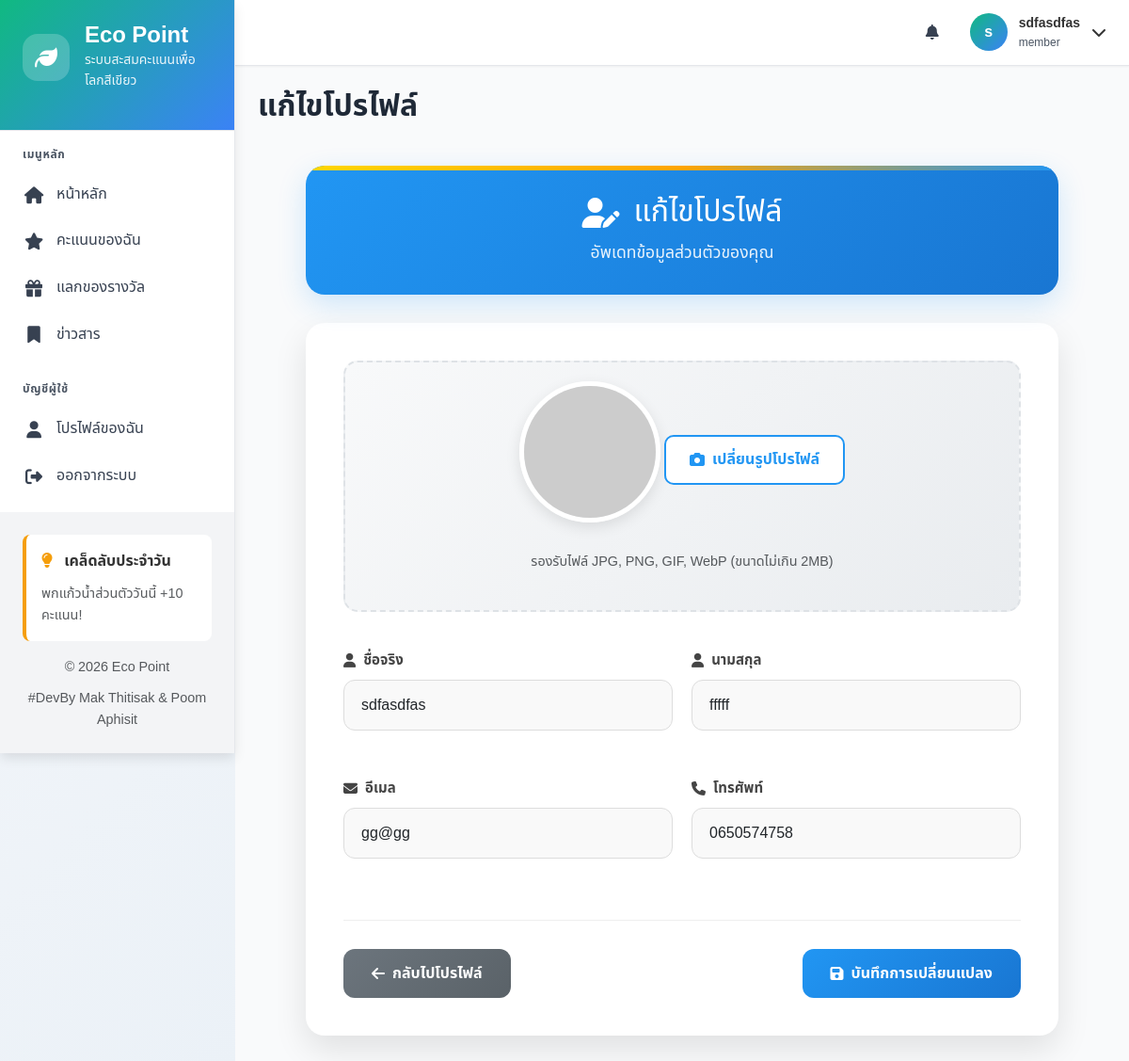
Page /ecopoint/index.php?page=edit-profile (signed in) on the committed database.
### tables this page shows
CREATE TABLE `users` (
  `uid` int(6) UNSIGNED ZEROFILL NOT NULL,
  `firstname` varchar(225) NOT NULL,
  `lastname` varchar(225) NOT NULL,
  `username` varchar(225) NOT NULL,
  `password` varchar(225) NOT NULL,
  `phone` varchar(20) NOT NULL,
  `email` varchar(225) NOT NULL,
  `image` varchar(225) DEFAULT 'no-profile.png',
  `u_total_point` int(225) NOT NULL DEFAULT 10,
  `u_role` varchar(20) NOT NULL DEFAULT 'member',
  `u_deta` timestamp NOT NULL DEFAULT current_timestamp(),
  `u_noti` int(2) NOT NULL DEFAULT 1
);

### ecopoint/pages/edit-profile.php (the view, shortened to what this page needs)
<?php
$user_id = $_SESSION['uid'];
$user = null;
if (isset($conn)) {
    $stmt = $conn->prepare("SELECT * FROM users WHERE uid = ?");
    if ($stmt) {
        $stmt->bind_param("i", $user_id);
        $stmt->execute();
        $result = $stmt->get_result();
        $user = $result->fetch_assoc();
    } else {
        $error = "เกิดข้อผิดพลาดในการเชื่อมต่อฐานข้อมูล: " . $conn->error;
    }
} else {
    $error = "ไม่สามารถเชื่อมต่อฐานข้อมูลได้";
}
?>
<!DOCTYPE html>
<html lang="th">
<head>
    <link rel="stylesheet" href="https://cdnjs.cloudflare.com/ajax/libs/font-awesome/6.4.0/css/all.min.css">
</head>
<body>
    <div class="edit-profile-container">
        <div class="edit-profile-header">
            <h1><i class="fas fa-user-edit"></i> แก้ไขโปรไฟล์</h1>
            <p>อัพเดทข้อมูลส่วนตัวของคุณ</p>
        </div>
        <div class="edit-profile-form">
            <form method="POST" enctype="multipart/form-data" id="editProfileForm" onsubmit="return validateForm()">
                <div class="profile-picture-section">
                    <?php
                    $avatar_src = '';
                    if(!empty($user['image']) && $user['image'] != 'no-profile.png') {
                        $avatar_src = 'uploads/users/' . htmlspecialchars($user['image']);
                    } elseif(!empty($user['firstname']) && !empty($user['lastname'])) {
                        $initials = substr($user['firstname'], 0, 1) . substr($user['lastname'], 0, 1);
                        $avatar_src = 'https://ui-avatars.com/api/?name=' . urlencode($user['firstname'] . ' ' . $user['lastname']) . '&background=2196F3&color=fff&size=150';
                    } else {
                        $avatar_src = '';
                    }
                    ?>
                    <?php if($avatar_src): ?>
                        <img src="<?php echo $avatar_src; ?>"
                             alt="รูปโปรไฟล์"
                             class="current-avatar"
                             id="currentAvatar"
                             onerror="this.onerror=null; this.src='https://ui-avatars.com/api/?name=User&background=2196F3&color=fff&size=150'">
                    <?php else: ?>
                        <div class="avatar-placeholder">
                            <i class="fas fa-user"></i>
                        </div>
                    <?php endif; ?>
                    <div class="file-input-container">
                        <label for="image" class="file-input-label">
                            <i class="fas fa-camera"></i> เปลี่ยนรูปโปรไฟล์
                        </label>
                    </div>
                    <small class="text-muted">รองรับไฟล์ JPG, PNG, GIF, WebP (ขนาดไม่เกิน 2MB)</small>
                </div>
                <div class="form-row">
                    <div class="form-col">
                        <div class="form-group">
                            <label for="firstname" class="form-label">
                                <i class="fas fa-user"></i> ชื่อจริง
                            </label>
                            <input type="text"
                                   id="firstname"
                                   name="firstname"
                                   class="form-control"
                                   value="<?php echo htmlspecialchars($user['firstname'] ?? ''); ?>"
                                   required
                                   oninput="validateName(this)">
                        </div>
                    </div>
                    <div class="form-col">
                        <div class="form-group">
                            <label for="lastname" class="form-label">
                                <i class="fas fa-user"></i> นามสกุล
                            </label>
                            <input type="text"
                                   id="lastname"
                                   name="lastname"
                                   class="form-control"
                                   value="<?php echo htmlspecialchars($user['lastname'] ?? ''); ?>"
                                   required
                                   oninput="validateName(this)">
                        </div>
                    </div>
                </div>
                <div class="form-row">
                    <div class="form-col">
                        <div class="form-group">
                            <label for="email" class="form-label">
                                <i class="fas fa-envelope"></i> อีเมล
                            </label>
                            <input type="email"
                                   id="email"
                                   name="email"
                                   class="form-control"
                                   value="<?php echo htmlspecialchars($user['email'] ?? ''); ?>"
                                   required
                                   oninput="validateEmail(this)">
                        </div>
                    </div>
                    <div class="form-col">
                        <div class="form-group">
                            <label for="phone" class="form-label">
                                <i class="fas fa-phone"></i> โทรศัพท์
                            </label>
                            <input type="tel"
                                   id="phone"
                                   name="phone"
                                   class="form-control"
                                   value="<?php echo htmlspecialchars($user['phone'] ?? ''); ?>"
                                   placeholder="เช่น 0812345678"
                                   oninput="formatPhoneNumber(this)">
                        </div>
                    </div>
                </div>
                <div class="form-actions">
                    <div>
                        <a href="index.php?page=profile" class="btn btn-secondary">
                            <i class="fas fa-arrow-left"></i> กลับไปโปรไฟล์
                        </a>
                    </div>
                    <div>
                        <button type="submit" class="btn btn-primary" id="submitBtn">
                            <i class="fas fa-save"></i> บันทึกการเปลี่ยนแปลง
                        </button>
                    </div>
                </div>
            </form>
        </div>
    </div>
</body>
</html>

### ecopoint/index.php (style rules this page uses)
:root { --primar: #10b981; --primary-dark: #059669; --primary-light: #d1fae5; --secondar: #3b82f6; --accen: #ef4444; --success: #10b981; --warning: #f59e0b; --danger: #ef4444; --dark: #1f2937; --light: #f9fafb; --gray-100: #f3f4f6; --gray-200: #e5e7eb; --gray-300: #d1d5db; --gray-600: #4b5563; --gray-700: #374151; --white: #ffffff; --shadow-sm: 0 1px 2px 0 rgba(0, 0, 0, 0.05); --shadow: 0 4px 6px -1px rgba(0, 0, 0, 0.1); --shadow-md: 0 6px 12px -1px rgba(0, 0, 0, 0.1); --shadow-lg: 0 10px 25px -3px rgba(0, 0, 0, 0.1); --shadow-xl: 0 20px 40px -5px rgba(0, 0, 0, 0.1); --radius-sm: 0.375rem; --radius: 0.5rem; --radius-md: 0.75rem; --radius-lg: 1rem; --radius-xl: 1.5rem; --transition: all 0.3s ease; }
* { margin: 0; padding: 0; box-sizing: border-box; }
html, body { width: 100%; height: 100%; overflow-x: hidden; }
body { font-family: 'Noto Sans Thai', sans-serif; background: var(--light); color: var(--dark); line-height: 1.6; min-height: 100vh; position: relative; }
.text-muted { color: var(--gray-600); }
.no-scroll-x { overflow-x: hidden; }

### ecopoint/pages/edit-profile.php (style rules this page uses)
* { margin: 0; padding: 0; box-sizing: border-box; font-family: 'Noto Sans Thai', sans-serif; }
body { background: linear-gradient(135deg, #f5f7fa 0%, #e4edf5 100%); min-height: 100vh; color: #333; }
.edit-profile-container { max-width: 800px; margin: 20px auto; animation: fadeIn 0.5s ease-out; }
.edit-profile-header { background: linear-gradient(135deg, #2196F3, #1976D2); border-radius: 20px; padding: 30px; color: white; margin-bottom: 30px; text-align: center; box-shadow: 0 10px 30px rgba(33, 150, 243, 0.2); position: relative; overflow: hidden; }
.edit-profile-header::before { content: ''; position: absolute; top: 0; left: 0; right: 0; height: 5px; background: linear-gradient(90deg, #FFD700, #FFA500, #2196F3); }
.edit-profile-header h1 { margin: 0 0 10px 0; font-size: 2rem; display: flex; align-items: center; justify-content: center; gap: 15px; }
.edit-profile-header p { margin: 0; opacity: 0.9; font-size: 1.1rem; }
.edit-profile-form { background: white; border-radius: 20px; padding: 40px; box-shadow: 0 15px 35px rgba(0,0,0,0.1); }
.form-group { margin-bottom: 25px; }
.form-label { display: block; margin-bottom: 8px; font-weight: 600; color: #444; font-size: 15px; display: flex; align-items: center; gap: 8px; }
.form-control { width: 100%; padding: 14px 18px; border: 1px solid #ddd; border-radius: 12px; font-size: 16px; transition: all 0.3s; background: #f9f9f9; }
.btn { display: inline-flex; align-items: center; gap: 8px; padding: 14px 30px; border: none; border-radius: 12px; font-size: 16px; font-weight: 600; cursor: pointer; transition: all 0.3s; text-decoration: none; text-align: center; }
.btn-primary { background: linear-gradient(135deg, #2196F3, #1976D2); color: white; }
.btn-secondary { background: linear-gradient(135deg, #6c757d, #5a6268); color: white; }
.form-row { display: flex; gap: 20px; margin-bottom: 25px; }
.form-col { flex: 1; }
.profile-picture-section { text-align: center; margin-bottom: 40px; padding: 20px; background: linear-gradient(135deg, #f8f9fa, #e9ecef); border-radius: 15px; border: 2px dashed #dee2e6; }
.current-avatar { width: 150px; height: 150px; border-radius: 50%; object-fit: cover; border: 5px solid white; box-shadow: 0 5px 15px rgba(0,0,0,0.1); margin-bottom: 20px; transition: all 0.3s; }
.file-input-container { position: relative; display: inline-block; margin: 15px 0; }
.file-input-label { display: inline-flex; align-items: center; gap: 8px; padding: 12px 25px; background: white; border: 2px solid #2196F3; border-radius: 10px; color: #2196F3; cursor: pointer; transition: all 0.3s; font-weight: 600; }
.text-muted { display: block; margin-top: 10px; color: #666; font-size: 0.9rem; }
.form-actions { display: flex; justify-content: space-between; align-items: center; margin-top: 40px; padding-top: 30px; border-top: 1px solid #eee; }

### rows in the picture
users: firstname "sdfasdfas", lastname "fffff", email "gg@gg", phone "0650574758"

### other values in the picture
$_SESSION['firstname'] "sdfasdfas"
$_SESSION['role'] "member"
$titles[$page] "แก้ไขโปรไฟล์"
